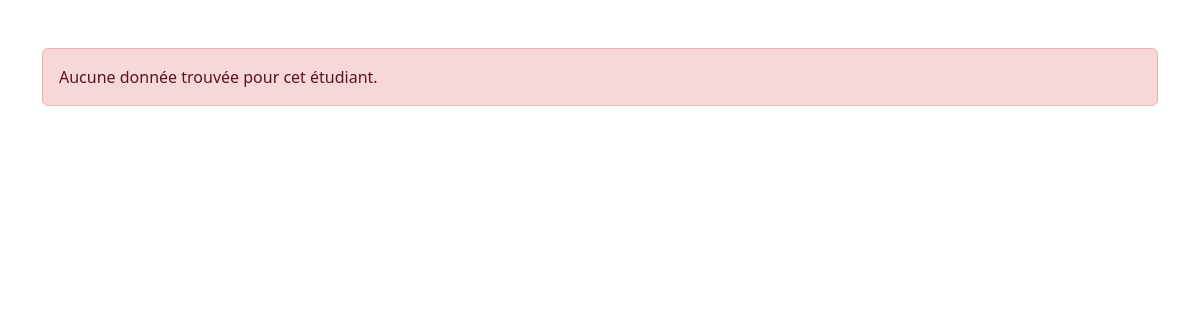
The page /16/ on the database as committed earlier.
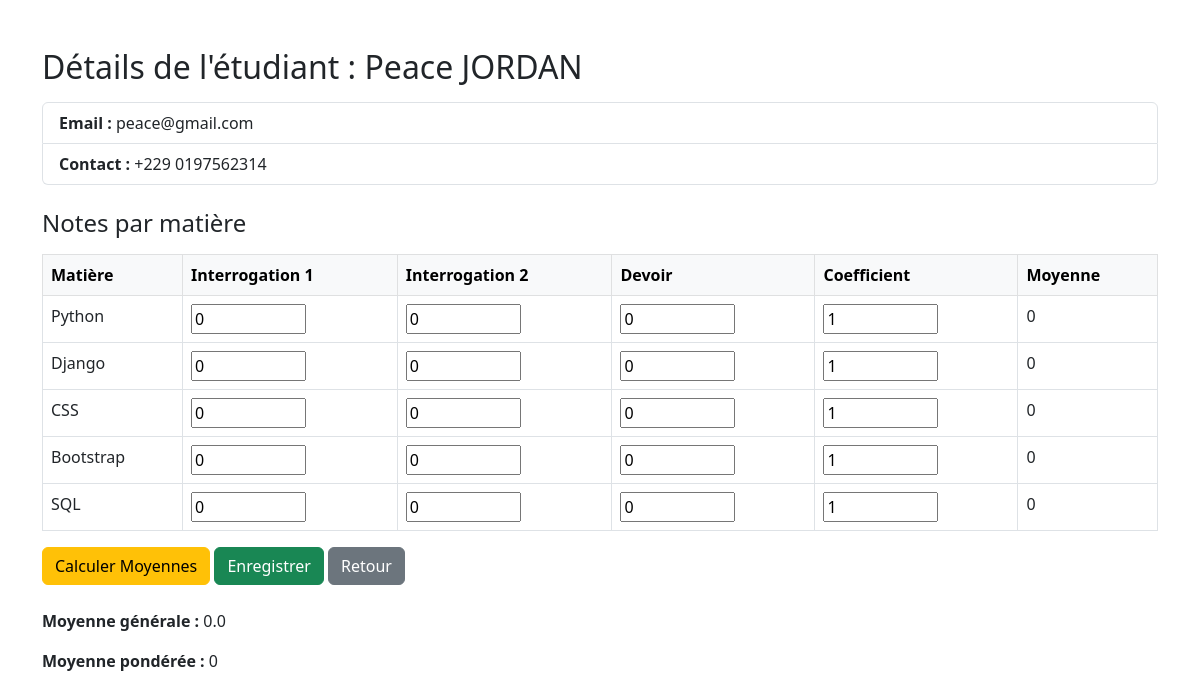
The same page on the database as committed later.
### etudiants/models.py (models this page shows, shortened)
class User(models.Model):
    nom = models.CharField(max_length=100)
    prenom = models.CharField(max_length=100)
    email = models.EmailField(unique=True)
    contact = models.CharField(max_length=15, blank=True, null=True)
    is_valid = models.BooleanField(default=False, null=True)
    class Meta:
        ordering = ["-nom"]

### etudiants/views.py (the view)
# urls.py: path('<int:etudiant_id>/', views.detail_etudiants, name='detail_etudiant'),
def detail_etudiants(request, etudiant_id):
    with connection.cursor() as cursor:
        cursor.execute("""
            SELECT id, nom, prenom, email, contact, is_valid
            FROM etudiants_user
            WHERE id = %s
        """, [etudiant_id])
        etudiant = cursor.fetchone()
    if not etudiant:
        messages.error(request, "Étudiant introuvable.")
        return render(request, 'etudiants/detail_etudiants.html', {'etudiant': None})
    matieres_fixes = ['Python', 'Django', 'CSS', 'Bootstrap', 'SQL']
    notes_par_matiere = []
    moyenne_generale = 0
    moyenne_ponderee = 0
    if request.method == 'POST':
        action = request.POST.get('action')
        nb_matieres = int(request.POST.get('nb_matieres', 0))
        total_moyenne = 0
        total_ponderee = 0
        total_coeff = 0
        for i in range(1, nb_matieres + 1):
            matiere = request.POST.get(f'matiere_{i}')
            interrogation1 = float(request.POST.get(f'interrogation1_{i}', 0) or 0)
            devoir = float(request.POST.get(f'devoir_{i}', 0) or 0)
            interrogation2 = float(request.POST.get(f'interrogation2_{i}', 0) or 0)
            coefficients = float(request.POST.get(f'coefficients_{i}', 1) or 1)
            moyenne = round((interrogation1 + devoir + interrogation2) / 3, 2)
            moyenne_ponderee_calc = moyenne * coefficients
            total_moyenne += moyenne
            total_ponderee += moyenne_ponderee_calc
            total_coeff += coefficients
            notes_par_matiere.append({
                'matiere': matiere,
                'interrogation1': interrogation1,
                'devoir': devoir,
                'interrogation2': interrogation2,
                'coefficients': coefficients,
                'moyenne': moyenne
            })
            if action == 'enregistrer':
                with connection.cursor() as cursor:
                    cursor.execute("""
                        SELECT id FROM etudiants_notes
                        WHERE note_id = %s AND matiere = %s
                    """, [etudiant_id, matiere])
                    exists = cursor.fetchall()
                    if exists:
                        cursor.execute("""
                            UPDATE etudiants_notes
                            SET interrogation1 = %s, interrogation2 = %s, devoir = %s, coefficients = %s
                            WHERE note_id = %s AND matiere = %s
                        """, [interrogation1, interrogation2, devoir,coefficients, etudiant_id, matiere])
                    else:
                        cursor.execute("""
                            INSERT INTO etudiants_notes (note_id, matiere, interrogation1, interrogation2, devoir, coefficients)
                            VALUES (%s, %s, %s, %s, %s, %s)
                        """,[etudiant_id, matiere, interrogation1, interrogation2, devoir, coefficients])
        moyenne_generale = round(total_moyenne / nb_matieres, 2) if nb_matieres else 0
        moyenne_ponderee = round(total_ponderee / total_coeff, 2) if total_coeff else 0
        if action == 'enregistrer':
            messages.success(request, "Les notes ont été enregistrées avec succès.")
        elif action == 'calculer':
            messages.info(request, "Les moyennes ont été recalculées (non enregistrées).")
    else:
        with connection.cursor() as cursor:
            cursor.execute("""
                SELECT matiere, interrogation1, interrogation2, devoir, coefficients
                FROM etudiants_notes
                WHERE note_id = %s
            """, [etudiant_id])
            notes_data = cursor.fetchall()
            notes_dict = {row[0]: row for row in notes_data}
        total_moyenne = 0
        total_ponderee = 0
        total_coeff = 0
        for matiere in matieres_fixes:
            if matiere in notes_dict:
                interrogation1, interrogation2, devoir, coefficients = notes_dict[matiere][1], notes_dict[matiere][2], notes_dict[matiere][3], notes_dict[matiere][4]
                interrogation1 = interrogation1 or 0
                devoir = devoir or 0
                interrogation2 = interrogation2 or 0
                coefficients = coefficients or 1
                moyenne = round((interrogation1 + devoir + interrogation2) / 3, 2)
                moyenne_ponderee_calc = moyenne * coefficients
                total_moyenne += moyenne
                total_ponderee += moyenne_ponderee_calc
                total_coeff += coefficients
                notes_par_matiere.append({
                    'matiere': matiere,
                    'interrogation1': interrogation1,
                    'devoir': devoir,
                    'interrogation2': interrogation2,
                    'coefficients': coefficients,
                    'moyenne': moyenne
                })
            else:
                notes_par_matiere.append({
                    'matiere': matiere,
                    'interrogation1': 0,
                    'devoir': 0,
                    'interrogation2': 0,
                    'coefficients': 1,
                    'moyenne': 0
                })
        moyenne_generale = round(total_moyenne / len(notes_par_matiere), 2) if notes_par_matiere else 0
        moyenne_ponderee = round(total_ponderee / total_coeff, 2) if total_coeff else 0
    return render(request, 'etudiants/detail_etudiants.html', {
        'etudiant': etudiant,
        'notes_par_matiere': notes_par_matiere,
        'moyenne_generale': moyenne_generale,
        'moyenne_ponderee': moyenne_ponderee
    })

### etudiants/templates/etudiants/detail_etudiants.html (shortened to what this page needs)
{% extends 'etudiants/base.html' %}
{% block content %}
<div class="container mt-5">
    {% if etudiant %}
        <h2>Détails de l'étudiant : {{ etudiant.2 }} {{ etudiant.1 }}</h2>
        <ul class="list-group my-3">
            <li class="list-group-item"><strong>Email :</strong> {{ etudiant.3 }}</li>
            <li class="list-group-item"><strong>Contact :</strong> {{ etudiant.4 }}</li>
        </ul>
        <h4 class="mt-4">Notes par matière</h4>
        <form method="POST">
            <table class="table table-bordered mt-3">
                <thead class="table-light">
                    <tr>
                        <th>Matière</th>
                        <th>Interrogation 1</th>
                        <th>Interrogation 2</th>
                        <th>Devoir</th>
                        <th>Coefficient</th>
                        <th>Moyenne</th>
                    </tr>
                </thead>
                <tbody>
                    {% for note in notes_par_matiere %}
                    <tr>
                        <td>
                            {{ note.matiere }}
                        </td>
                        <td>
                            <input type="number" lang="en" step="0.01" min="0" max="20" inputmode="decimal"
                                   name="interrogation1_{{ forloop.counter }}" value="{{ note.interrogation1 }}">
                        </td>
                        <td>
                            <input type="number" step="0.01" min="0" max="20" inputmode="decimal"
                                   name="interrogation2_{{ forloop.counter }}" value="{{ note.interrogation2 }}"
                                   lang="en">
                        </td>
                        <td>
                            <input type="number" step="0.01" min="0" max="20" inputmode="decimal"
                                   name="devoir_{{ forloop.counter }}" value="{{ note.devoir }}"
                                   lang="en">
                        </td>
                        <td>
                            <input type="number" step="0.01" min="0" max="20" inputmode="decimal"
                                   name="coefficients_{{ forloop.counter }}" value="{{ note.coefficients }}"
                                   lang="en">
                        </td>
                        <td>{{ note.moyenne }}</td>
                    </tr>
                    {% endfor %}
                </tbody>
            </table>
            <div class="mt-3">
                <button type="submit" class="btn btn-warning"
                        onclick="document.getElementById('actionField').value='calculer'">
                    Calculer Moyennes
                </button>
                <button type="submit" class="btn btn-success"
                        onclick="document.getElementById('actionField').value='enregistrer'">
                    Enregistrer
                </button>
                <a href="{% url 'etudiants:liste_etudiants' %}" class="btn btn-secondary">Retour</a>
            </div>
        </form>
        <div class="mt-4">
            <p><strong>Moyenne générale :</strong> {{ moyenne_generale }}</p>
            <p><strong>Moyenne pondérée :</strong> {{ moyenne_ponderee }}</p>
        </div>
    {% else %}
        <div class="alert alert-danger">
            Aucune donnée trouvée pour cet étudiant.
        </div>
    {% endif %}
</div>
{% endblock %}

Rows that differ between the two databases and show on the page:
added User: prenom "Peace", nom "JORDAN", email "peace@gmail.com"
Other text that changed with them:
{{ etudiant.4 }}: (not shown) → "+229 0197562314"
{{ moyenne_generale }}: (not shown) → "0.0"
{{ moyenne_ponderee }}: (not shown) → "0"
text no longer shown: "Aucune donnée trouvée pour cet étudiant."
text now shown: "Détails de l'étudiant : Email : Contact : Notes par matière Matière Interrogation 1 Interrogation 2 Devoir Coefficient Moyenne Calculer Moyennes Enregistrer Retour Moyenne générale : Moyenne pondérée :"
new list line: "Python 0 0 0 1 0"
new list line: "Django 0 0 0 1 0"
new list line: "CSS 0 0 0 1 0"
new list line: "Bootstrap 0 0 0 1 0"
new list line: "SQL 0 0 0 1 0"
